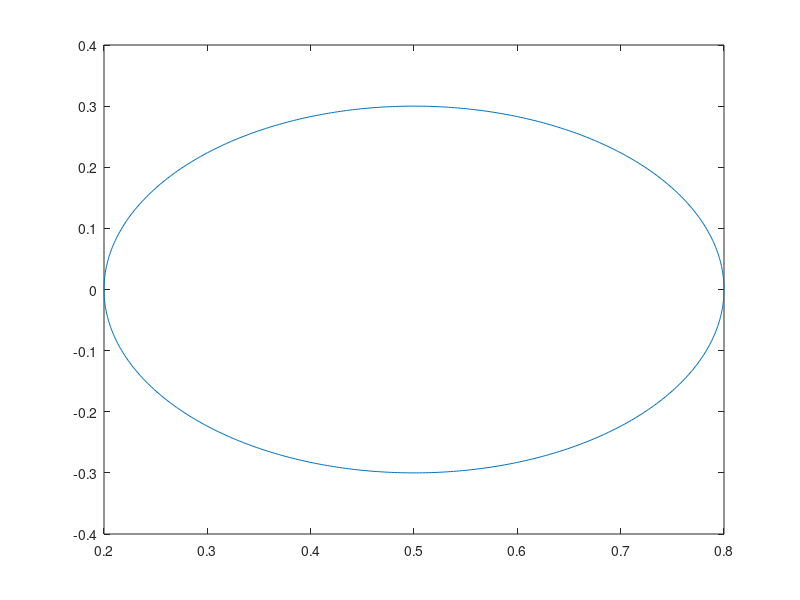
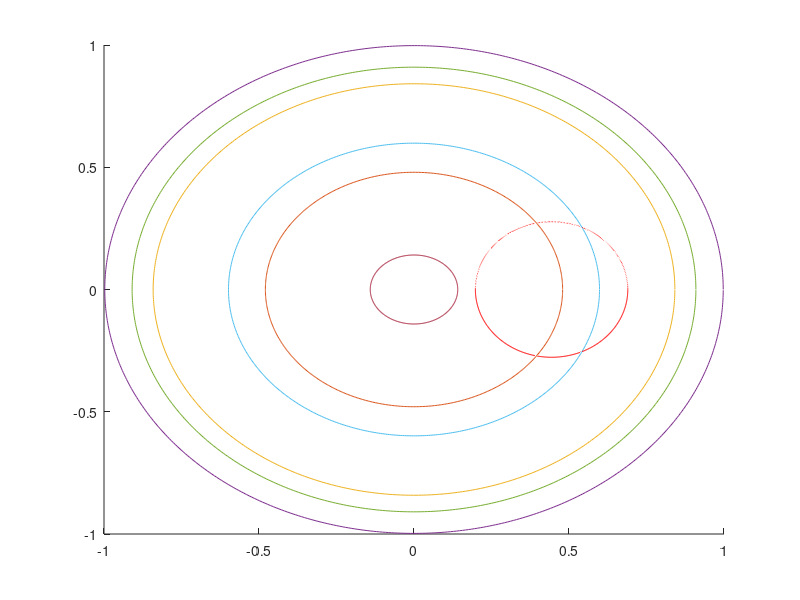

Write MATLAB code to recreate these figures, in order.
close all

centro = [.5, 0];
radio = .3;
t=0:.01:2*pi;

x = centro(1) + radio*cos(t);
y = centro(2) + radio*sin(t);

figure(1)
plot(x,y)

den = x.^2 + y.^2 + 4;

x1 = 4*x./den;
x2 = 4*y./den;
x3 = 2*(x.^2 + y.^2)./den;

%figure(2)
%plot3(x1, x2, x3)

teta = 0:.5:pi
fi = 0:.01:2*pi;

n = length(teta)
nf = length(fi);

r=1
figure(2)
hold on
for i=1:n
    i
    x = r*sin(teta(i))*cos(fi);
    y = r*sin(teta(i))*sin(fi);
    z = 1+r*cos(teta(i))*ones(1, nf);
    plot3(x,y,z)
end

plot3(x1, x2, x3, 'r')